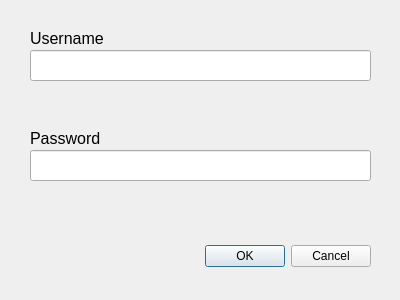
<?xml version="1.0" encoding="UTF-8"?>
<ui version="4.0">
 <class>ConnectWindow</class>
 <widget class="QDialog" name="ConnectWindow">
  <property name="geometry">
   <rect>
    <x>0</x>
    <y>0</y>
    <width>400</width>
    <height>300</height>
   </rect>
  </property>
  <property name="windowTitle">
   <string>Connect</string>
  </property>
  <widget class="QDialogButtonBox" name="buttonBox">
   <property name="geometry">
    <rect>
     <x>30</x>
     <y>240</y>
     <width>341</width>
     <height>32</height>
    </rect>
   </property>
   <property name="orientation">
    <enum>Qt::Horizontal</enum>
   </property>
   <property name="standardButtons">
    <set>QDialogButtonBox::Cancel|QDialogButtonBox::Ok</set>
   </property>
  </widget>
  <widget class="QLabel" name="label">
   <property name="geometry">
    <rect>
     <x>30</x>
     <y>30</y>
     <width>331</width>
     <height>16</height>
    </rect>
   </property>
   <property name="font">
    <font>
     <pointsize>12</pointsize>
    </font>
   </property>
   <property name="text">
    <string>Username</string>
   </property>
  </widget>
  <widget class="QLineEdit" name="editUsername">
   <property name="geometry">
    <rect>
     <x>30</x>
     <y>50</y>
     <width>341</width>
     <height>31</height>
    </rect>
   </property>
   <property name="font">
    <font>
     <pointsize>11</pointsize>
    </font>
   </property>
  </widget>
  <widget class="QLabel" name="label_2">
   <property name="geometry">
    <rect>
     <x>30</x>
     <y>130</y>
     <width>331</width>
     <height>16</height>
    </rect>
   </property>
   <property name="font">
    <font>
     <pointsize>12</pointsize>
    </font>
   </property>
   <property name="text">
    <string>Password</string>
   </property>
  </widget>
  <widget class="QLineEdit" name="editPassword">
   <property name="geometry">
    <rect>
     <x>30</x>
     <y>150</y>
     <width>341</width>
     <height>31</height>
    </rect>
   </property>
   <property name="font">
    <font>
     <pointsize>11</pointsize>
    </font>
   </property>
   <property name="echoMode">
    <enum>QLineEdit::Password</enum>
   </property>
  </widget>
 </widget>
 <resources/>
 <connections>
  <connection>
   <sender>buttonBox</sender>
   <signal>accepted()</signal>
   <receiver>ConnectWindow</receiver>
   <slot>accept()</slot>
   <hints>
    <hint type="sourcelabel">
     <x>248</x>
     <y>254</y>
    </hint>
    <hint type="destinationlabel">
     <x>157</x>
     <y>274</y>
    </hint>
   </hints>
  </connection>
  <connection>
   <sender>buttonBox</sender>
   <signal>rejected()</signal>
   <receiver>ConnectWindow</receiver>
   <slot>reject()</slot>
   <hints>
    <hint type="sourcelabel">
     <x>316</x>
     <y>260</y>
    </hint>
    <hint type="destinationlabel">
     <x>286</x>
     <y>274</y>
    </hint>
   </hints>
  </connection>
 </connections>
</ui>
